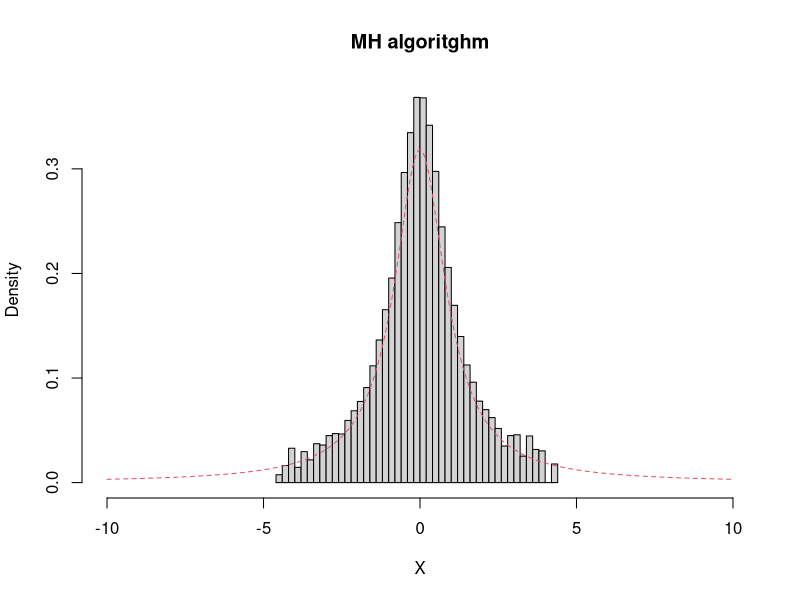

Reproduce this figure in R.
# Monte Carlo Markov Chain Cauchy Using Metropolis Hastings Algorithm

set.seed(1)
n.sim <- 100000
X <- c(rt(1,1)) # t-distribution becomes Cauchy distribution when df=1
ac <- NULL # acceptance rate
ac[1] <- 1

# Markov Chain
for (i in 2:n.sim) {
  Y <- rnorm(1)
  rho <- dt(Y,1)*dnorm(X[i-1]) / (dt(X[i-1],1)*dnorm(Y))
  ac[i] <- runif(1) < rho
  X[i] <- X[i-1] + (Y - X[i-1]) * ac[i]
}

cat("acceptance rate = ", mean(ac), "\b")


hist(X, probability = T, breaks = 50, main = "MH algoritghm",xlim = c(-10,10))
lines(seq(-10,10,length=1000), dt(seq(-10,10,length=1000),1), col = 2, lty = 2)

obj <- ks.test(jitter(X), rt(n.sim, 1))
print(obj)


# The chain based on the normal proposal is consistently off the true value
